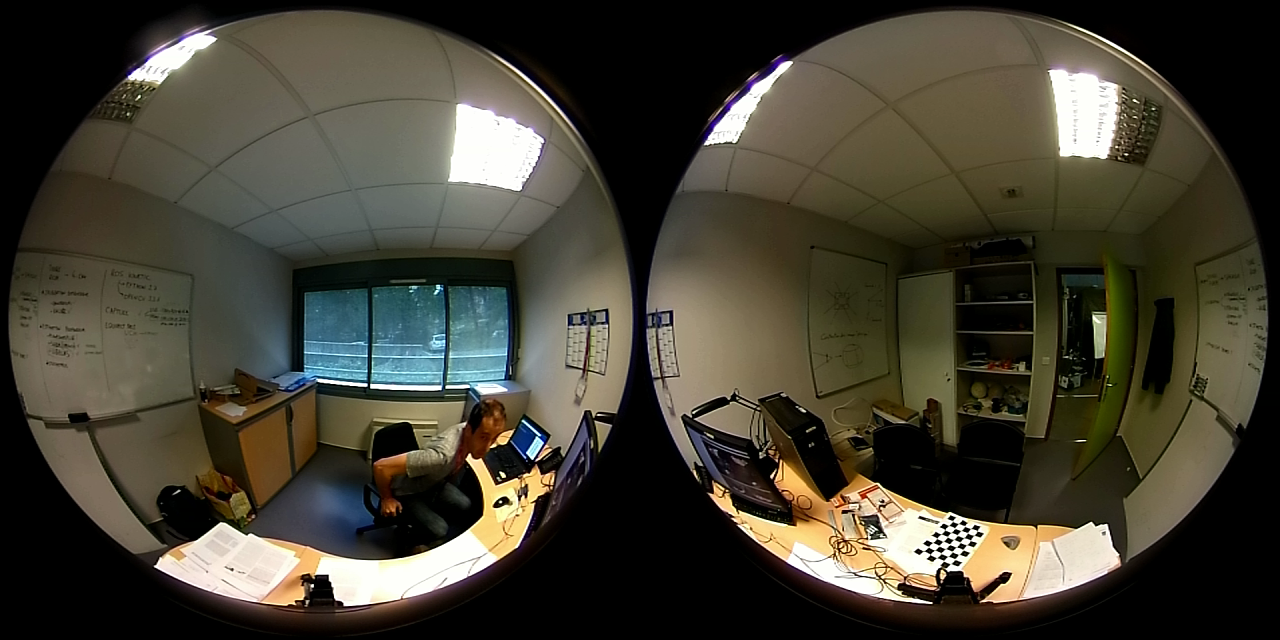
#> input picture notebooks/stereo/top0005.png, 1280 x 640 px
$ jupyter execute 'Rectification Maps.ipynb'   (shell and % lines are left out)   (older library calls are emulated)
#> lines starting #> are read from the running program, lines starting #| are printed output that depends on the picture
### notebooks/stereo/utils.py
import cv2
import matplotlib.pyplot as plt
import numpy as np
import yaml

def plot(img):
    new_img = cv2.cvtColor(img, cv2.COLOR_BGR2RGB)
    plt.imshow(new_img);

# [19 lines left out: function read_ucm_params_camodocal, not called in this run]

def read_ucm_params_kalibr(filename, camid='cam0'):
    with open(filename, 'r') as stream:
        try:
            data = yaml.safe_load(stream)
        except yaml.YAMLError as exc:
            print(exc)
    dp = data[camid]['distortion_coeffs']
    D = np.array(dp)
    pp = data[camid]['intrinsics']
    K = np.eye(3)
    K[0][0] = pp[1]
    K[1][1] = pp[2]
    K[0][2] = pp[3]
    K[1][2] = pp[4]
    xi = np.array(pp[:1])
    return xi, K, D

def initRectifyMap(K, D, xi):
    flags = cv2.omnidir.RECTIFY_LONGLATI
    new_size = (640, 640)
    Knew = np.eye(3)
    nh = new_size[0]
    nw = new_size[1]
    Knew[0][0] = nw / 3.141592
    Knew[1][1] = nh / 3.141592
    theta = np.radians(90)
    c, s = np.cos(theta), np.sin(theta)
    R = np.array(((c,-s, 0), (s, c, 0), (0, 0, 1)))
    map1, map2 = cv2.omnidir.initUndistortRectifyMap(K, D, xi, R, Knew, new_size, cv2.CV_32FC1, flags)
    #map1, map2 = cv2.omnidir.initUndistortRectifyMap(K, D, xi, R, Knew, new_size, cv2.CV_16SC2, flags)
    return map1, map2

def equirectangular_projection(img, map1, map2):
    undistorted_img = rotate_ccw_90(cv2.remap(img, map1, map2, cv2.INTER_LINEAR, cv2.BORDER_CONSTANT))
    return undistorted_img

def rotate_cw_90(img):
    img_t = cv2.transpose(img)
    img_f = cv2.flip(img_t, flipCode=1)
    return img_f

def rotate_ccw_90(img):
    img_t = cv2.transpose(img)
    img_f = cv2.flip(img_t, flipCode=0)
    return img_f

def rotate_180(img):
    img_f = cv2.flip(img, flipCode=-1)
    return img_f

### notebooks/stereo/Rectification Maps.ipynb
[cell 1]
import cv2
import matplotlib
import matplotlib.pyplot as plt
import numpy as np

from utils import plot, read_ucm_params_kalibr, initRectifyMap, equirectangular_projection, rotate_180, rotate_cw_90

[cell 2]
matplotlib.rcParams['figure.figsize'] = [12, 6]

[cell 3]
params_file = '../../config/camchain-2019-06-11-14-36-07.yaml'
xi_bb, K_bb, D_bb = read_ucm_params_kalibr(params_file, 'cam0')
xi_bf, K_bf, D_bf = read_ucm_params_kalibr(params_file, 'cam1')
xi_tb, K_tb, D_tb = read_ucm_params_kalibr(params_file, 'cam2')
xi_tf, K_tf, D_tf = read_ucm_params_kalibr(params_file, 'cam3')

[cell 4]
map1_bf, map2_bf = initRectifyMap(K_bf, D_bf, xi_bf)
map1_bb, map2_bb = initRectifyMap(K_bb, D_bb, xi_bb)
map1_tf, map2_tf = initRectifyMap(K_tf, D_tf, xi_tf)
map1_tb, map2_tb = initRectifyMap(K_tb, D_tb, xi_tb)

Maps are used for applying a generic geometrical transformation to an image.

The function remap transforms the source image using the specified map:

\begin{equation*}
\mathtt{dst}(x,y) = \mathtt{src}(map_x(x,y),map_y(x,y))
\end{equation*}

**map1**	The first map of x values

**map2**	The second map of y values

[cell 5]
matplotlib.rcParams['figure.figsize'] = [15, 7]
plt.subplot(121); plt.contourf(map1_tf, 32); plt.gca().invert_yaxis(); plt.axis('scaled'); plt.colorbar();
plt.subplot(122); plt.contourf(map2_tf, 32); plt.gca().invert_yaxis(); plt.axis('scaled'); plt.colorbar();

[cell 6]
image_file = 'top0005.png'
image = cv2.imread(image_file)
#> image is the input picture: shape (640, 1280, 3); mean B, G, R 51.7, 64.3, 67.8
(rows,cols,channels) = image.shape
#> rows = 640; cols = 1280; channels = 3
image_size = rows
#> image_size = 640
top_front_img = image[0:image_size, 0:image_size]
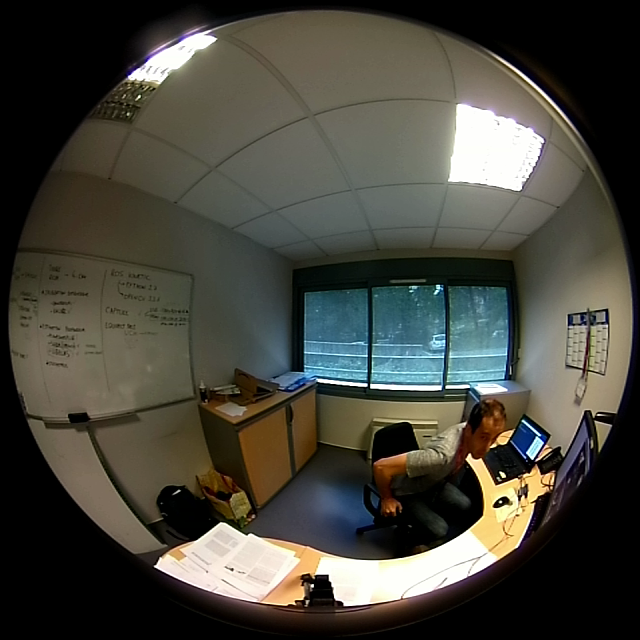
#> top_front_img: shape (640, 640, 3); mean B, G, R 61.3, 70.2, 71.3
top_back_img  = image[0:image_size, image_size:2*image_size]
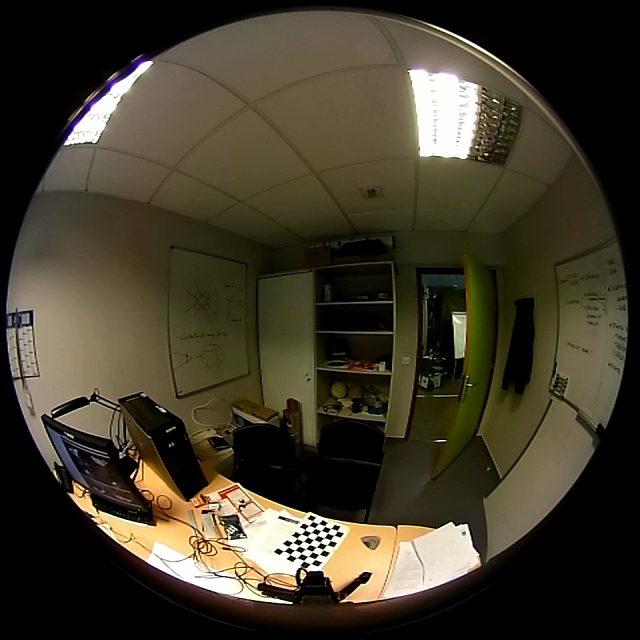
#> top_back_img: shape (640, 640, 3); mean B, G, R 42.1, 58.4, 64.4

[cell 7]
plt.subplot(121); plot(top_front_img);
top_front_eqimg = equirectangular_projection(top_front_img, map1_tf, map2_tf)
plt.subplot(122); plot(rotate_cw_90(top_front_eqimg));

[cell 8]
plt.subplot(121); plot(top_back_img);
top_back_eqimg = equirectangular_projection(top_back_img, map1_tb, map2_tb)
plt.subplot(122); plot(rotate_cw_90(top_back_eqimg));

[cell 9]
top_both_eqimg = np.concatenate((top_front_eqimg, top_back_eqimg), axis=1)
top_panorama = np.roll(top_both_eqimg, 320, axis=1)
plot(top_panorama);

[cell 10]
p_tfb = np.load('p_tfb.npy')
#> (reads notebooks/stereo/p_tfb.npy from the repository)

tpt = p_tfb[:,0:2]
bpt = p_tfb[:,2:4]

dy = tpt[:,1]-bpt[:,1]
idx = np.logical_and(dy>25, dy<50)
p_tfb = p_tfb[idx,:]

tpt = p_tfb[:,0:2]
bpt = p_tfb[:,2:4]

matplotlib.rcParams['figure.figsize'] = [15, 15]
plt.subplot(121); plt.imshow(plt.imread("Top FB stitch_screenshot_13.06.2019.png"));
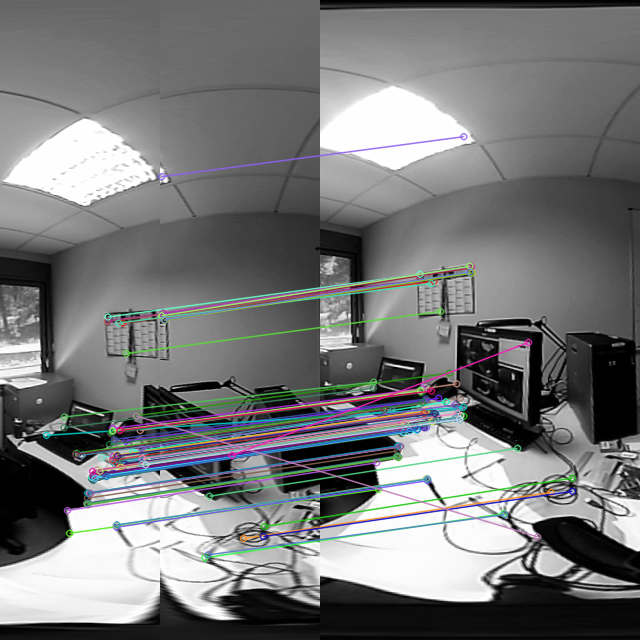
#> input picture notebooks/stereo/Top FB stitch_screenshot_13.06.2019.png, 640 x 640 px
plt.subplot(122); plt.scatter(tpt[::10,0], tpt[::10,1], c='red'); plt.scatter(bpt[::10,0]+320, bpt[::10,1], c='green');
for m in p_tfb[::10,:]:
    plt.plot([m[0],m[2]+320],[m[1],m[3]])
plt.axis('scaled'); plt.axis([0, 640, 0, 640]);  plt.gca().invert_yaxis();

[cell 11]
matplotlib.rcParams['figure.figsize'] = [15, 15]
idx = tpt[:,0]<160 # top_f camera only
tptf = tpt[idx,:]
bptf = bpt[idx,:]
plt.subplot(121); plt.scatter(tptf[:,0], tptf[:,1], c='red'); plt.scatter(bptf[:,0]+320, tptf[:,1], c='green');
plt.axis('scaled'); plt.axis([0, 640, 0, 640]);  plt.gca().invert_yaxis();

idx = tpt[:,0]>=160 # top_b camera only
tptb = tpt[idx,:]
bptb = bpt[idx,:]
plt.subplot(122); plt.scatter(tptb[:,0], tptb[:,1], c='red'); plt.scatter(bptb[:,0]+320, tptb[:,1], c='green');
plt.axis('scaled'); plt.axis([0, 640, 0, 640]);  plt.gca().invert_yaxis();

[cell 12]
matplotlib.rcParams['figure.figsize'] = [15,15]
dx = bptf[:,0] -  tptf[:,0]
print(np.median(dx))
plt.subplot(121); plt.scatter(tptf[:,0], dx); plt.axis('scaled'); plt.axis([0, 160, -25, 25]);  plt.gca().invert_yaxis();
dx = bptb[:,0] -  tptb[:,0]
plt.subplot(122); plt.scatter(tptb[:,0], dx); plt.axis('scaled'); plt.axis([160, 320, -25, 25]);  plt.gca().invert_yaxis();
print(np.median(dx))
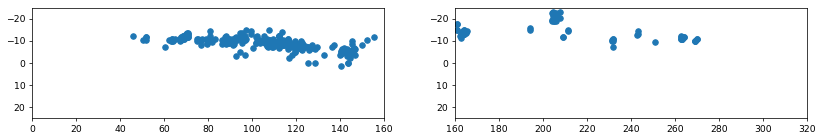
#> figure drawn by matplotlib, 2 panels

[cell 13]
map1_tf, map2_tf = initRectifyMap(K_tf, D_tf, xi_tf)
matplotlib.rcParams['figure.figsize'] = [15, 7]
plt.subplot(121); plot(top_front_img);
top_front_eqimg = equirectangular_projection(top_front_img, map1_tf, map2_tf)
plt.subplot(122); plot(rotate_cw_90(top_front_eqimg));

[cell 14]
hm1 = map1_tf[6:634,:]
hm2 = map2_tf[6:634,:]

[cell 15]
hm1 = cv2.resize(hm1, (640,640))
hm2 = cv2.resize(hm2, (640,640))

[cell 16]
map1_tf = hm1
map2_tf = hm2

[cell 17]
plt.subplot(121); plot(top_front_img);
top_front_eqimg = equirectangular_projection(top_front_img, map1_tf, map2_tf)
plt.subplot(122); plot(rotate_cw_90(top_front_eqimg));

[cell 18]
map1_tb, map2_tb = initRectifyMap(K_tb, D_tb, xi_tb)
hm1 = map1_tb[6:634,:]
hm2 = map2_tb[6:634,:]

[cell 19]
hm1 = cv2.resize(hm1, (640,640))
hm2 = cv2.resize(hm2, (640,640))

[cell 20]
map1_tb = hm1
map2_tb = hm2

[cell 21]
plt.subplot(121); plot(top_back_img);
top_back_eqimg = equirectangular_projection(top_back_img, map1_tb, map2_tb)
#> in rotate_ccw_90 (call 5), `img_t = cv2.transpose(img)`:
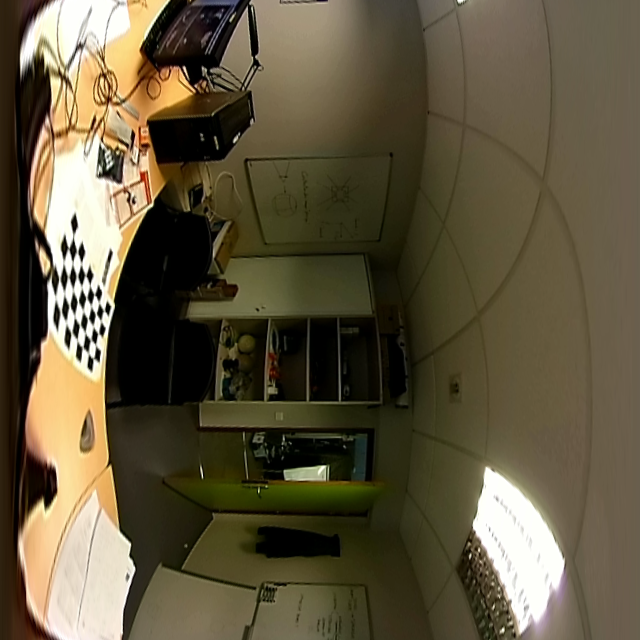
#> img: shape (640, 640, 3); mean of channels 0, 1, 2 62, 85.4, 95; drawn as B, G, R
#> in rotate_ccw_90 (call 5), `img_f = cv2.flip(img_t, flipCode=0)`:
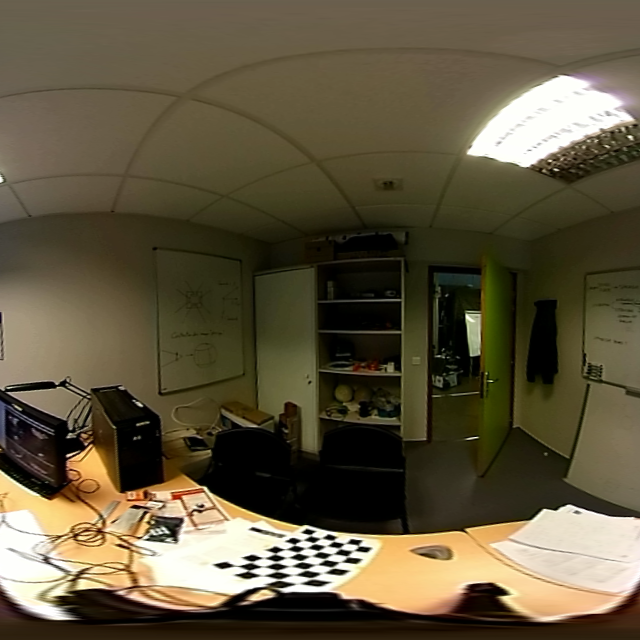
#> img_f: shape (640, 640, 3); mean of channels 0, 1, 2 62, 85.4, 95; drawn as B, G, R
plt.subplot(122); plot(rotate_cw_90(top_back_eqimg));
#> in rotate_cw_90 (call 5), `img_t = cv2.transpose(img)`:
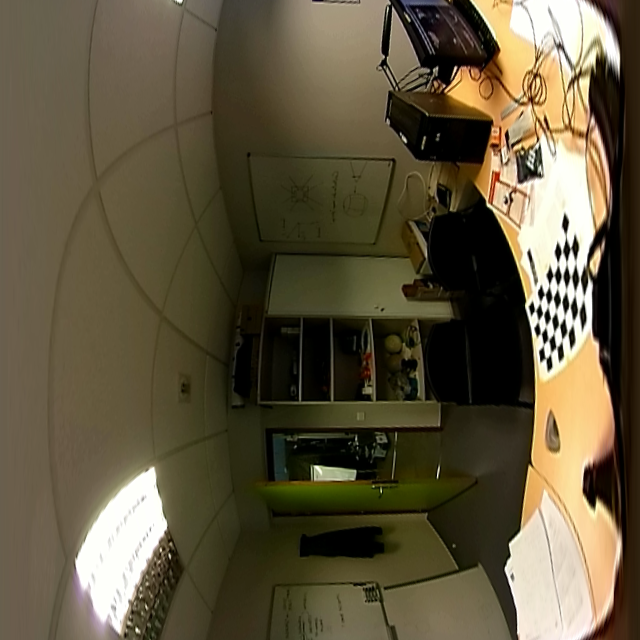
#> img_t: shape (640, 640, 3); mean of channels 0, 1, 2 62, 85.4, 95; drawn as B, G, R

[cell 22]
top_both_eqimg = np.concatenate((top_front_eqimg, top_back_eqimg), axis=1)
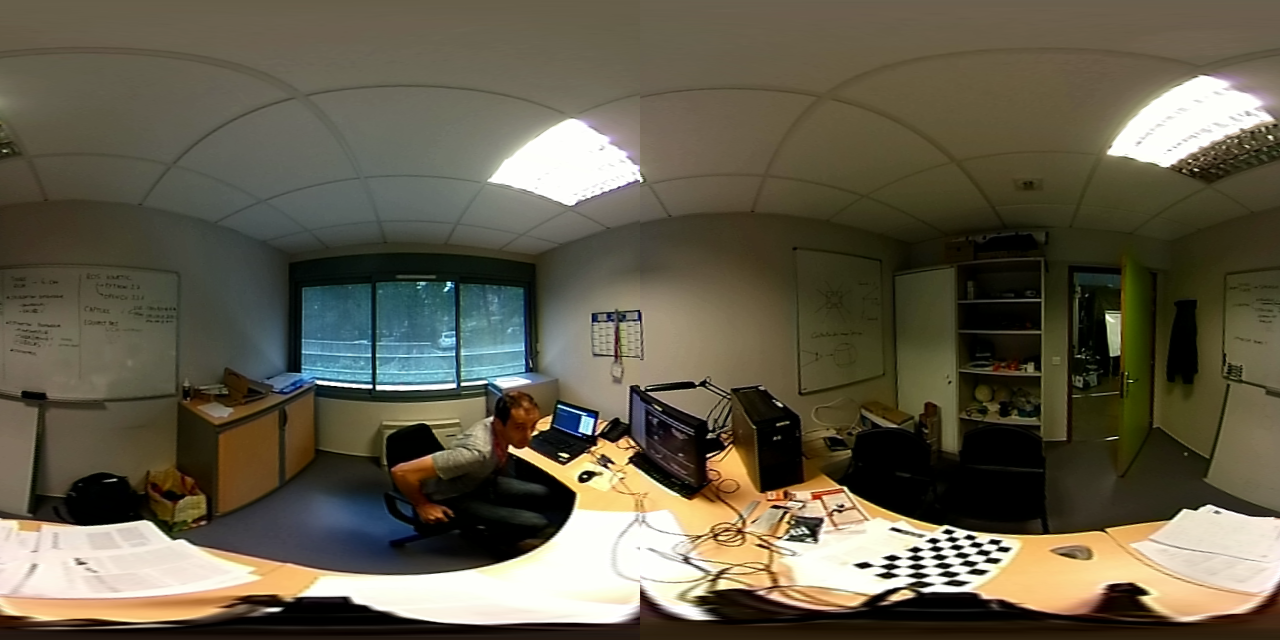
#> top_both_eqimg: shape (640, 1280, 3); mean of channels 0, 1, 2 74.8, 92.9, 98.8; drawn as B, G, R
top_panorama = np.roll(top_both_eqimg, 320, axis=1)
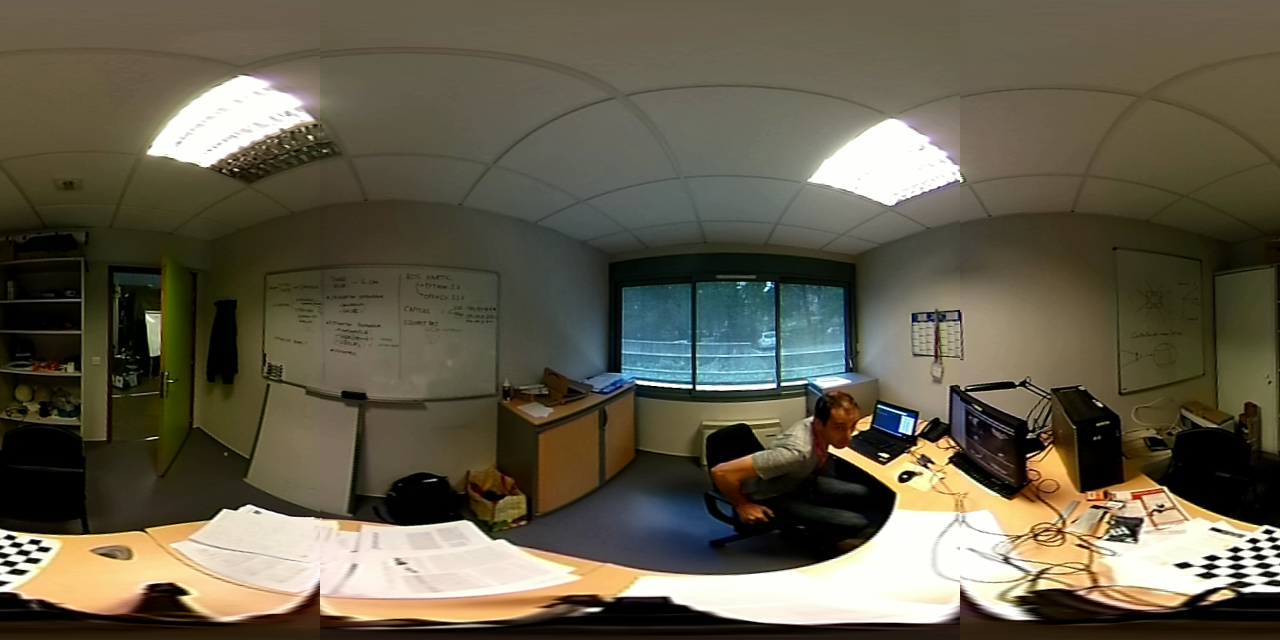
#> top_panorama: shape (640, 1280, 3); mean of channels 0, 1, 2 74.8, 92.9, 98.8; drawn as B, G, R
plot(top_panorama);

[cell 23]
matplotlib.rcParams['figure.figsize'] = [15, 7]
plt.subplot(121); plt.contourf(map1_tf, 32); plt.gca().invert_yaxis(); plt.axis('scaled'); plt.colorbar();
plt.subplot(122); plt.contourf(map2_tf, 32); plt.gca().invert_yaxis(); plt.axis('scaled'); plt.colorbar();
